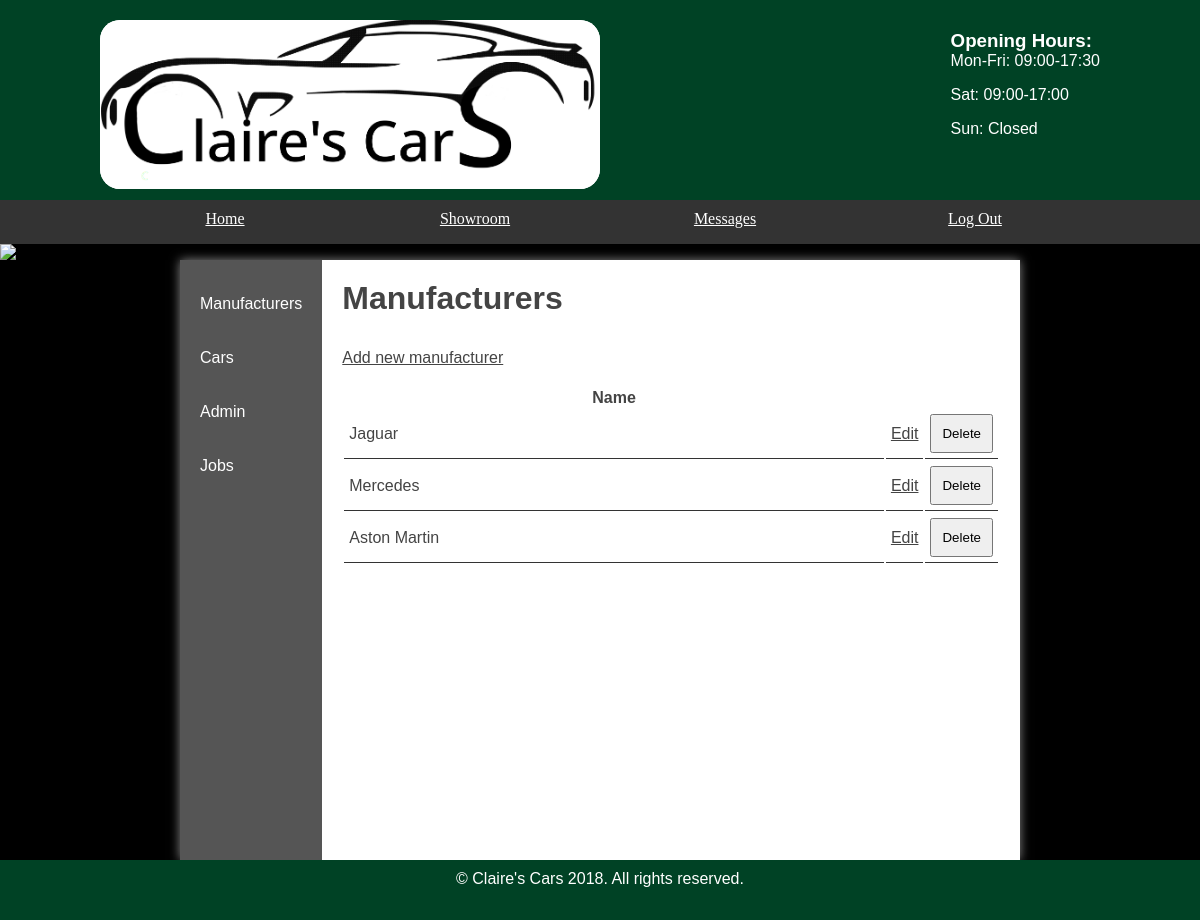
Page /websites/default/public/admin/manufacturers.php (signed in) on the committed database.
### tables this page shows
CREATE TABLE `manufacturers` (
  `id` int NOT NULL AUTO_INCREMENT,
  `name` varchar(45) DEFAULT NULL,
  PRIMARY KEY (`id`)
);

### websites/default/public/AllQueries.php (called while the page is built, shortened)
<?php
class AllQueries{
    function selectAll($pdo, $table) {
        $stmt = $pdo->prepare('SELECT * FROM ' . $table );
        $stmt->execute();
        return $stmt->fetchAll();
    }
}
?>

### websites/default/public/admin/manufacturers.php (the view, shortened to what this page needs)
<?php
$allQueries = new AllQueries;
if (isset($_POST['submit'])){
	$title = 'Delete Manufacturers';
	require 'heading.php';
	$id = $_POST['id'];
	$allQueries->delete($pdo, 'manufacturers', 'id', $id);
	$allQueries->delete($pdo, 'cars', 'manufacturerId', $id);
	echo '<h2 style = "text-align: center;">Manufacturer deleted</h2>';
	echo '<a style = "" href="manufacturers.php">GO BACK</a>';
}
else{
	require 'heading.php';
?>
	<h2>Manufacturers</h2>
	<a class="new" href="addmanufacturer.php">Add new manufacturer</a>
	<?php
	echo '<table>';
		echo '<thead>';
			echo '<tr>';
				echo '<th>Name</th>';
				echo '<th style="width: 5%">&nbsp;</th>';
				echo '<th style="width: 5%">&nbsp;</th>';
			echo '</tr>';
			$categories = $allQueries->selectAll($pdo, 'manufacturers');
			foreach ($categories as $category) {
				echo '<tr>';
					echo '<td>' . $category['name'] . '</td>';
					echo '<td><a style="float: right" href="addmanufacturer.php?id=' . $category['id'] . '">Edit</a></td>';
					echo '<td>
							<form method="post">
								<input type="hidden" name="id" value="' . $category['id'] . '" />
								<input type="submit" name="submit" value="Delete" />
							</form>
						  </td>';
				echo '</tr>';
			}
		echo '</thead>';
	echo '</table>';
	}
	?>
	</section>
</main>
<?php include('../footer.php'); ?>

### websites/default/public/styles.css (style rules this page uses)
* { margin: 0; padding: 0; }
html { font-family: 'Oxygen-Regular', verdana, sans-serif; }
body { background-color: #000; }
main h2 { font-size:2em; }
p, li, h2 { margin-bottom: 1em; }
form select, form label, form input, form textarea { float: left; width: 200px; padding: 10px; margin-top: 20px; }
input[type="submit"] { clear: both; margin-left: 220px; width: 220px; }
section a { color: #444; }
table { width: 100%; margin-top: 20px; }
td { padding: 5px; border-bottom: 1px solid #333; }
table td input[type="submit"] { margin: 0; float: right; width: auto; padding: auto; }

### rows in the picture
manufacturers: name "Jaguar"
manufacturers: name "Mercedes"
manufacturers: name "Aston Martin"
